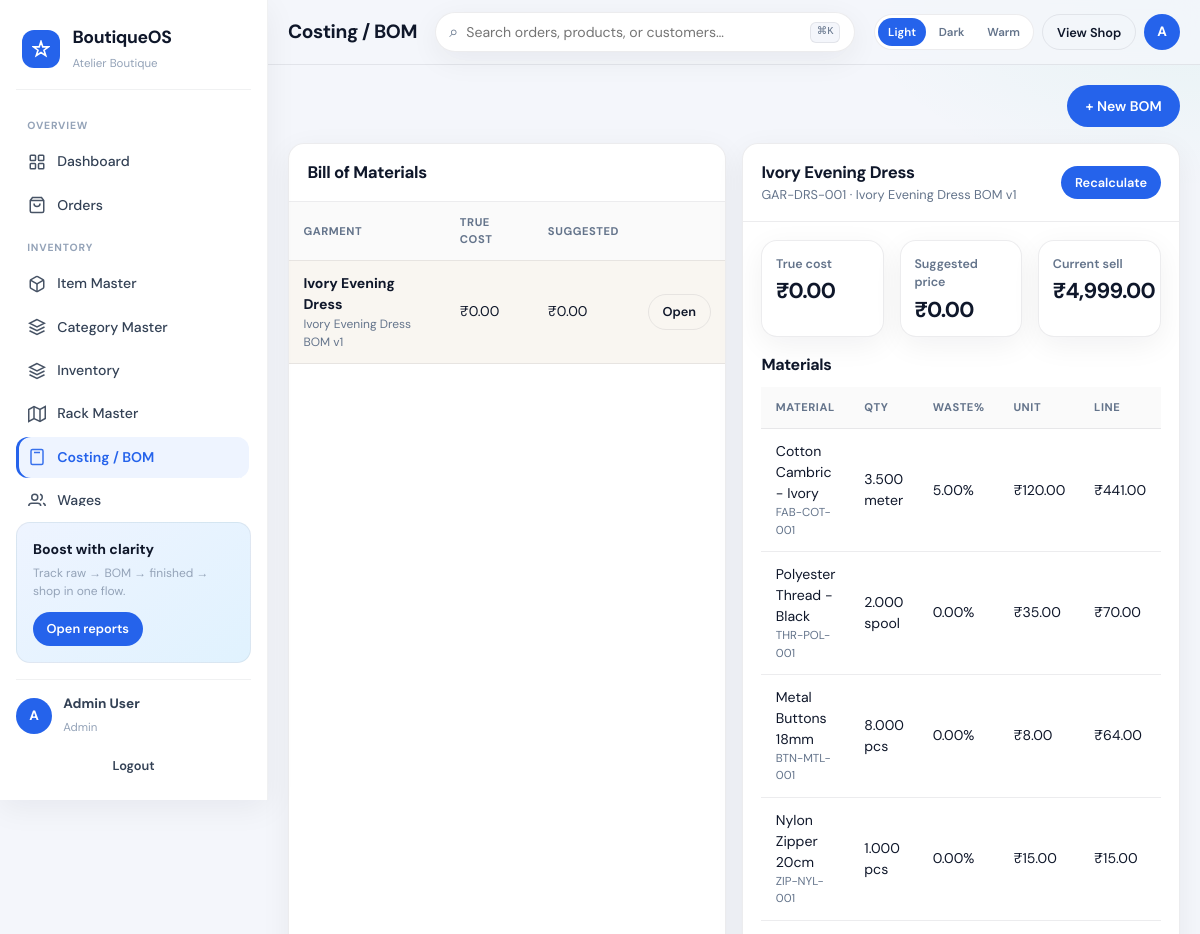
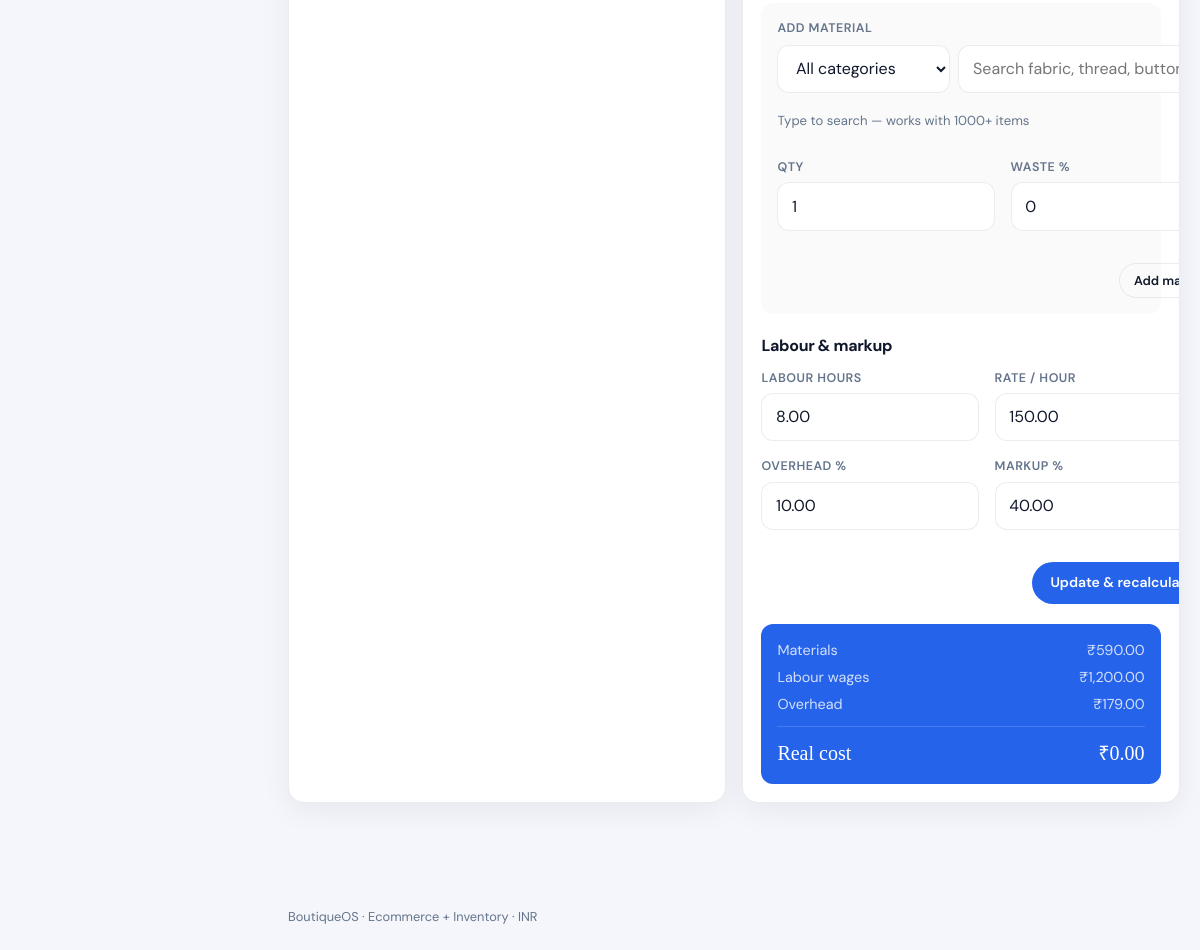
/admin/costing.php (signed in), run on the app's committed database (2 pictures, top to bottom).
### tables this page shows
CREATE TABLE bom_headers (
  id INT UNSIGNED AUTO_INCREMENT PRIMARY KEY,
  finished_item_id INT UNSIGNED NOT NULL,
  name VARCHAR(160) NOT NULL,
  version VARCHAR(20) DEFAULT '1.0',
  labour_hours DECIMAL(8,2) NOT NULL DEFAULT 0,
  labour_rate DECIMAL(12,2) NOT NULL DEFAULT 0,
  overhead_percent DECIMAL(5,2) NOT NULL DEFAULT 0,
  markup_percent DECIMAL(5,2) NOT NULL DEFAULT 30,
  calculated_cost DECIMAL(12,2) NOT NULL DEFAULT 0,
  suggested_price DECIMAL(12,2) NOT NULL DEFAULT 0,
  is_active TINYINT(1) NOT NULL DEFAULT 1,
  notes TEXT,
  created_at TIMESTAMP DEFAULT CURRENT_TIMESTAMP,
  updated_at TIMESTAMP DEFAULT CURRENT_TIMESTAMP ON UPDATE CURRENT_TIMESTAMP,
  CONSTRAINT fk_bom_item FOREIGN KEY (finished_item_id) REFERENCES items(id) ON DELETE CASCADE
);

CREATE TABLE items (
  id INT UNSIGNED AUTO_INCREMENT PRIMARY KEY,
  sku VARCHAR(60) NOT NULL UNIQUE,
  name VARCHAR(200) NOT NULL,
  slug VARCHAR(220) NOT NULL UNIQUE,
  category_id INT UNSIGNED DEFAULT NULL,
  item_type ENUM('raw','finished','accessory','consumable') NOT NULL DEFAULT 'raw',
  unit VARCHAR(30) NOT NULL DEFAULT 'pcs',
  description TEXT,
  color VARCHAR(60) DEFAULT NULL,
  size VARCHAR(40) DEFAULT NULL,
  material VARCHAR(120) DEFAULT NULL,
  brand VARCHAR(120) DEFAULT NULL,
  cost_price DECIMAL(12,2) NOT NULL DEFAULT 0,
  sell_price DECIMAL(12,2) NOT NULL DEFAULT 0,
  min_stock DECIMAL(12,2) NOT NULL DEFAULT 0,
  image VARCHAR(255) DEFAULT NULL,
  gallery JSON DEFAULT NULL,
  is_sellable TINYINT(1) NOT NULL DEFAULT 0,
  is_active TINYINT(1) NOT NULL DEFAULT 1,
  created_at TIMESTAMP DEFAULT CURRENT_TIMESTAMP,
  updated_at TIMESTAMP DEFAULT CURRENT_TIMESTAMP ON UPDATE CURRENT_TIMESTAMP,
  INDEX (category_id),
  INDEX (item_type),
  INDEX (is_sellable),
  CONSTRAINT fk_items_category FOREIGN KEY (category_id) REFERENCES categories(id) ON DELETE SET NULL
);

CREATE TABLE bom_lines (
  id INT UNSIGNED AUTO_INCREMENT PRIMARY KEY,
  bom_id INT UNSIGNED NOT NULL,
  material_item_id INT UNSIGNED NOT NULL,
  qty DECIMAL(12,3) NOT NULL DEFAULT 1,
  waste_percent DECIMAL(5,2) NOT NULL DEFAULT 0,
  unit_cost DECIMAL(12,2) NOT NULL DEFAULT 0,
  line_cost DECIMAL(12,2) NOT NULL DEFAULT 0,
  CONSTRAINT fk_bl_bom FOREIGN KEY (bom_id) REFERENCES bom_headers(id) ON DELETE CASCADE,
  CONSTRAINT fk_bl_item FOREIGN KEY (material_item_id) REFERENCES items(id)
);

### config/bootstrap.php (called while the page is built, shortened)
<?php
function settings(): array {
    static $cfg = null;
    if ($cfg !== null) return $cfg;
    $file = ROOT_PATH . '/settings.json';
    $cfg = json_decode((string) file_get_contents($file), true) ?: [];
    return $cfg;
}
function money(float|int|string $amount): string {
    $s = settings();
    $sym = $s['currency_symbol'] ?? '₹';
    $n = (float) $amount;
    if (class_exists('NumberFormatter')) {
        $fmt = new NumberFormatter($s['locale'] ?? 'en_IN', NumberFormatter::DECIMAL);
        $fmt->setAttribute(NumberFormatter::FRACTION_DIGITS, 2);
        $fmt->setAttribute(NumberFormatter::MIN_FRACTION_DIGITS, 2);
        return $sym . $fmt->format($n);
    }
    $neg = $n < 0 ? '-' : '';
    $n = abs($n);
    $int = (int) floor($n);
    $dec = sprintf('%02d', (int) round(($n - $int) * 100));
    $sInt = (string) $int;
    $last3 = substr($sInt, -3);
    $rest = substr($sInt, 0, -3);
    $rest = preg_replace('/\B(?=(\d{2})+(?!\d))/', ',', $rest);
    return $neg . $sym . $rest . ',' . $last3 . '.' . $dec;
}
function e(?string $str): string {
    return htmlspecialchars((string) $str, ENT_QUOTES | ENT_SUBSTITUTE, 'UTF-8');
}

### admin/costing.php (the view, shortened to what this page needs)
<?php
require_once dirname(__DIR__) . '/config/bootstrap.php';
$pdo = db();
$boms = $pdo->query("
  SELECT b.*, i.name AS garment, i.sku
  FROM bom_headers b
  JOIN items i ON i.id=b.finished_item_id
  WHERE b.is_active=1
  ORDER BY b.updated_at DESC
")->fetchAll();
$viewId = (int)($_GET['id'] ?? ($boms[0]['id'] ?? 0));
$view = null;
$lines = [];
if ($viewId) {
    $st = $pdo->prepare("SELECT b.*, i.name AS garment, i.sku, i.sell_price FROM bom_headers b JOIN items i ON i.id=b.finished_item_id WHERE b.id=?");
    $st->execute([$viewId]);
    $view = $st->fetch();
    if ($view) {
        $ls = $pdo->prepare("SELECT l.*, i.name AS material, i.sku AS mat_sku, i.unit FROM bom_lines l JOIN items i ON i.id=l.material_item_id WHERE l.bom_id=?");
        $ls->execute([$viewId]);
        $lines = $ls->fetchAll();
    }
}
require_once ROOT_PATH . '/includes/item_picker.php';
require ROOT_PATH . '/includes/admin_header.php';
?>
<div class="toolbar">
  <button class="btn btn-primary" type="button" onclick="openModal('bomModal')">+ New BOM</button>
</div>
<div class="grid grid-2">
  <div class="panel">
    <div class="panel-head"><h2>Bill of Materials</h2></div>
    <div class="table-wrap">
      <table class="data">
        <thead><tr><th>Garment</th><th>True cost</th><th>Suggested</th><th></th></tr></thead>
        <tbody>
        <?php foreach ($boms as $b): ?>
          <tr style="<?= $viewId===(int)$b['id']?'background:rgba(196,165,116,.1)':'' ?>">
            <td><strong><?= e($b['garment']) ?></strong><div style="font-size:.75rem;color:var(--muted)"><?= e($b['name']) ?></div></td>
            <td><?= e(money($b['calculated_cost'])) ?></td>
            <td><?= e(money($b['suggested_price'])) ?></td>
            <td><a class="btn btn-outline btn-sm" href="?id=<?= (int)$b['id'] ?>">Open</a></td>
          </tr>
        <?php endforeach; ?>
        </tbody>
      </table>
    </div>
  </div>
  <div class="panel">
    <?php if (!$view): ?>
      <div class="empty"><h3>Select a BOM</h3><p>See materials, wages & real cost.</p></div>
    <?php else: ?>
      <div class="panel-head">
        <div>
          <h2><?= e($view['garment']) ?></h2>
          <div style="font-size:.8rem;color:var(--muted)"><?= e($view['sku']) ?> · <?= e($view['name']) ?></div>
        </div>
        <form method="post">
          <button class="btn btn-accent btn-sm" type="submit">Recalculate</button>
        </form>
      </div>
      <div class="panel-body">
        <div class="grid grid-3" style="margin-bottom:1rem">
          <div class="stat-card" style="padding:.85rem"><div class="label">True cost</div><div class="value" style="font-size:1.35rem"><?= e(money($view['calculated_cost'])) ?></div></div>
          <div class="stat-card" style="padding:.85rem"><div class="label">Suggested price</div><div class="value" style="font-size:1.35rem"><?= e(money($view['suggested_price'])) ?></div></div>
          <div class="stat-card" style="padding:.85rem"><div class="label">Current sell</div><div class="value" style="font-size:1.35rem"><?= e(money($view['sell_price'])) ?></div></div>
        </div>
        <h3 style="font-size:1rem;margin-bottom:.65rem">Materials</h3>
        <div class="table-wrap" style="margin-bottom:1rem">
          <table class="data">
            <thead><tr><th>Material</th><th>Qty</th><th>Waste%</th><th>Unit</th><th>Line</th><th></th></tr></thead>
            <tbody>
            <?php foreach ($lines as $ln): ?>
              <tr>
                <td><?= e($ln['material']) ?><div style="font-size:.72rem;color:var(--muted)"><?= e($ln['mat_sku']) ?></div></td>
                <td><?= e(number_format((float)$ln['qty'],3)) ?> <?= e($ln['unit']) ?></td>
                <td><?= e($ln['waste_percent']) ?>%</td>
                <td><?= e(money($ln['unit_cost'])) ?></td>
                <td><?= e(money($ln['line_cost'])) ?></td>
              </tr>
            <?php endforeach; ?>
            </tbody>
          </table>
        </div>
        <form method="post" class="form-grid" style="margin-bottom:1.25rem;padding:1rem;background:rgba(11,18,32,.02);border-radius:12px">
          <div class="field full">
          </div>
          <div class="field"><label>Qty</label><input type="number" step="0.001" name="qty" value="1" required></div>
          <div class="field"><label>Waste %</label><input type="number" step="0.01" name="waste_percent" value="0"></div>
          <div class="form-actions full"><button class="btn btn-outline btn-sm" type="submit">Add material</button></div>
        </form>
        <h3 style="font-size:1rem;margin-bottom:.65rem">Labour & markup</h3>
        <form method="post" class="form-grid">
          <div class="field"><label>Labour hours</label><input type="number" step="0.01" name="labour_hours" value="<?= e($view['labour_hours']) ?>"></div>
          <div class="field"><label>Rate / hour</label><input type="number" step="0.01" name="labour_rate" value="<?= e($view['labour_rate']) ?>"></div>
          <div class="field"><label>Overhead %</label><input type="number" step="0.01" name="overhead_percent" value="<?= e($view['overhead_percent']) ?>"></div>
          <div class="field"><label>Markup %</label><input type="number" step="0.01" name="markup_percent" value="<?= e($view['markup_percent']) ?>"></div>
          <div class="form-actions full"><button class="btn btn-primary" type="submit">Update & recalculate</button></div>
        </form>
        <?php
          $matTotal = array_sum(array_map(fn($l)=>(float)$l['line_cost'], $lines));
          $labour = (float)$view['labour_hours'] * (float)$view['labour_rate'];
          $overhead = ($matTotal + $labour) * ((float)$view['overhead_percent']/100);
        ?>
        <div style="margin-top:1.25rem;padding:1rem;border-radius:12px;background:var(--primary);color:#fff">
          <div style="display:flex;justify-content:space-between;font-size:.9rem;opacity:.8;margin-bottom:.35rem"><span>Materials</span><span><?= e(money($matTotal)) ?></span></div>
          <div style="display:flex;justify-content:space-between;font-size:.9rem;opacity:.8;margin-bottom:.35rem"><span>Labour wages</span><span><?= e(money($labour)) ?></span></div>
          <div style="display:flex;justify-content:space-between;font-size:.9rem;opacity:.8;margin-bottom:.65rem"><span>Overhead</span><span><?= e(money($overhead)) ?></span></div>
          <div style="display:flex;justify-content:space-between;font-family:Fraunces,serif;font-size:1.25rem;border-top:1px solid rgba(255,255,255,.15);padding-top:.65rem"><span>Real cost</span><span><?= e(money($view['calculated_cost'])) ?></span></div>
        </div>
      </div>
    <?php endif; ?>
  </div>
</div>
<?php require ROOT_PATH . '/includes/admin_footer.php'; ?>

### data on the page
bom_headers: finished_item.name "Ivory Evening Dress", name "Ivory Evening Dress BOM v1", calculated_cost "₹0.00", suggested_price "₹0.00", finished_item.sku "GAR-DRS-001", finished_item.sell_price "₹4,999.00", labour_hours "8.00", labour_rate "150.00", overhead_percent "10.00", markup_percent "40.00", money($labour) "₹1,200.00"
bom_lines: material_item.name "Cotton Cambric - Ivory", material_item.sku "FAB-COT-001", qty "3.500", material_item.unit "meter", waste_percent "5.00", unit_cost "₹120.00", line_cost "₹441.00"
bom_lines: material_item.name "Polyester Thread - Black", material_item.sku "THR-POL-001", qty "2.000", material_item.unit "spool", waste_percent "0.00", unit_cost "₹35.00", line_cost "₹70.00"
bom_lines: material_item.name "Metal Buttons 18mm", material_item.sku "BTN-MTL-001", qty "8.000", material_item.unit "pcs", waste_percent "0.00", unit_cost "₹8.00", line_cost "₹64.00"
bom_lines: material_item.name "Nylon Zipper 20cm", material_item.sku "ZIP-NYL-001", qty "1.000", material_item.unit "pcs", waste_percent "0.00", unit_cost "₹15.00", line_cost "₹15.00"

### other printed values
$cfg['app_name'] "BoutiqueOS"
$cfg['business_name'] "Atelier Boutique"
$groups[$g] "OVERVIEW"
$item['label'] "Dashboard"
$item['label'] "Orders"
$groups[$g] "INVENTORY"
$item['label'] "Item Master"
$item['label'] "Category Master"
$item['label'] "Inventory"
$item['label'] "Rack Master"
$item['label'] "Costing / BOM"
$item['label'] "Wages"
mb_substr($user['name'] ?? 'U', 0, 1) "A"
$user['name'] "Admin User"
$user['role'] "Admin"
